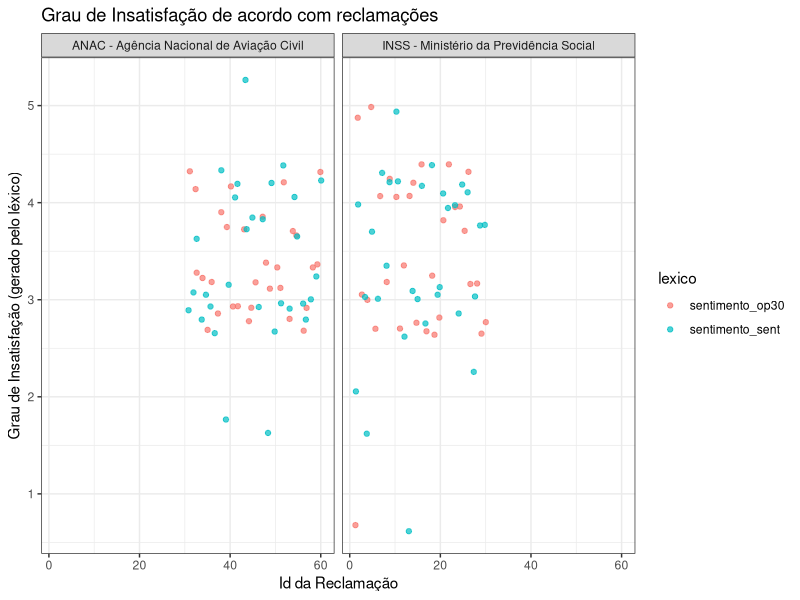
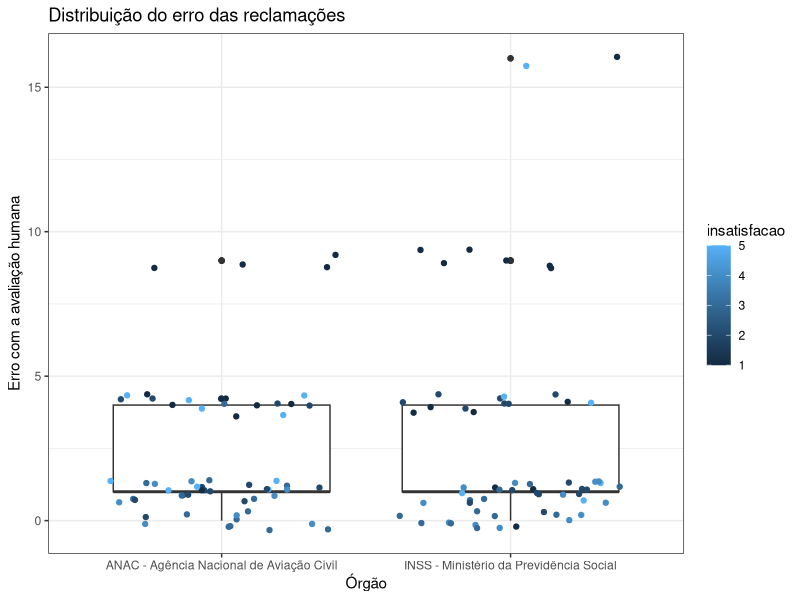
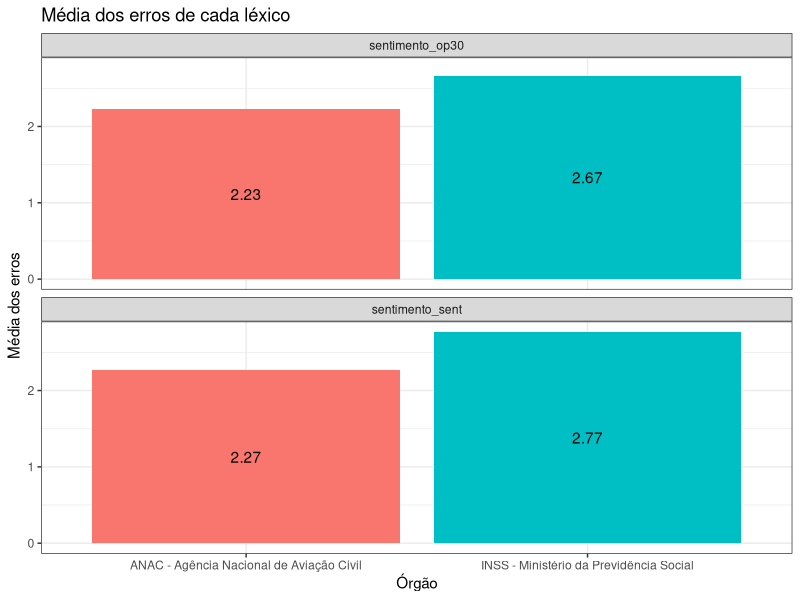
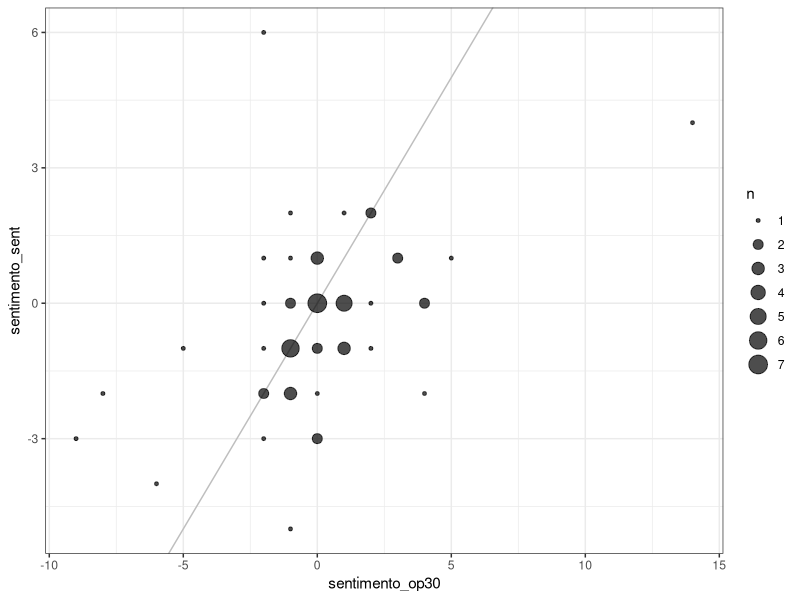
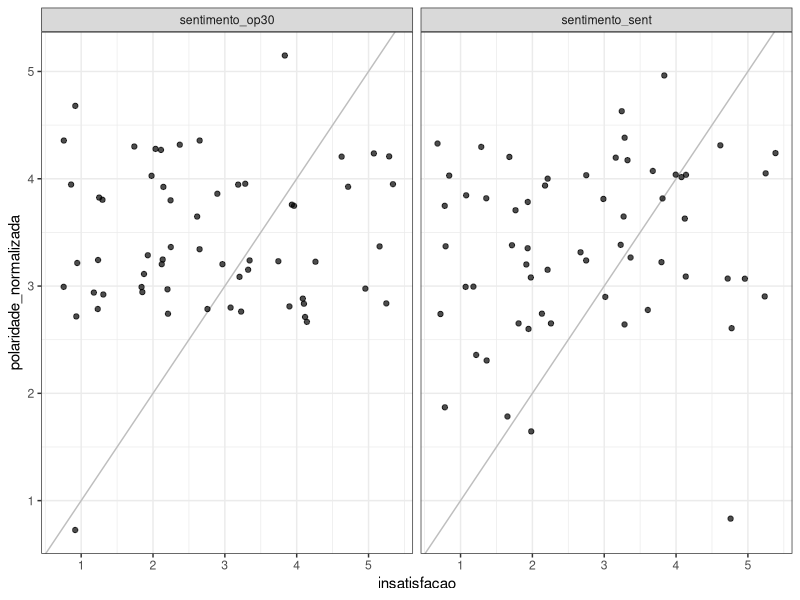
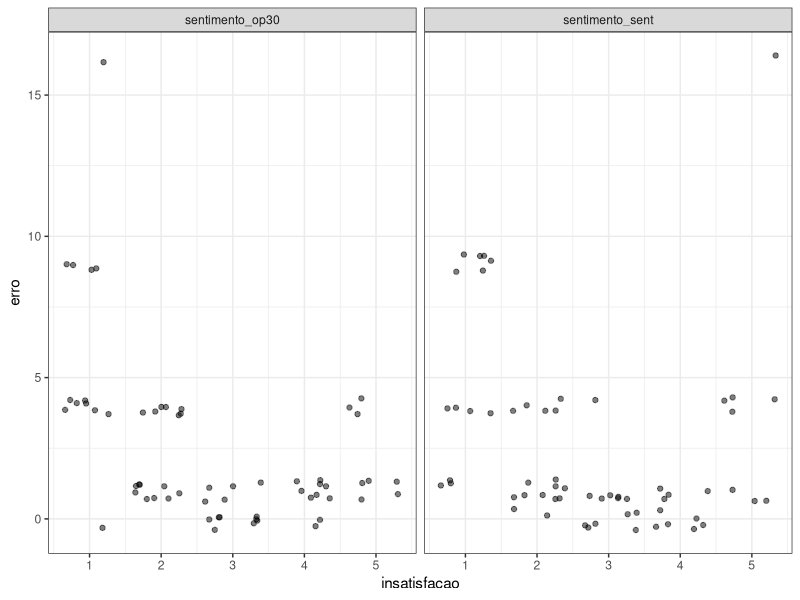
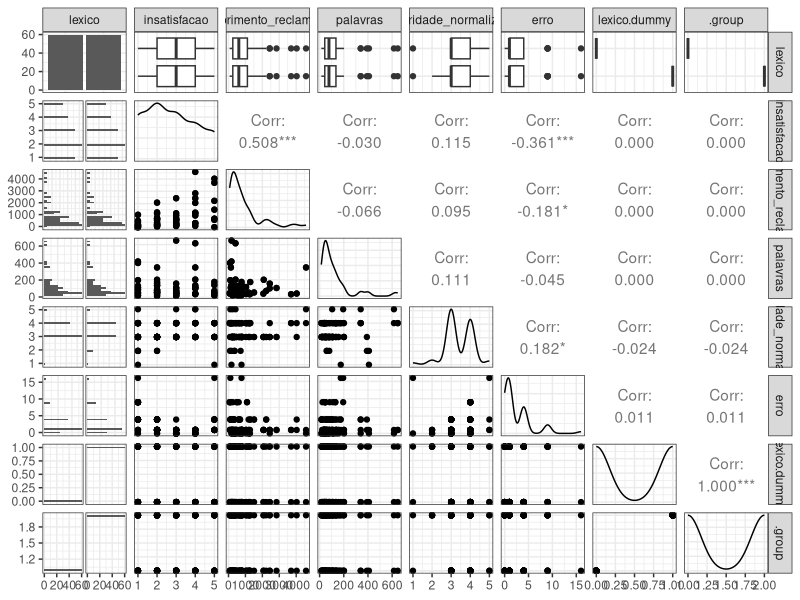
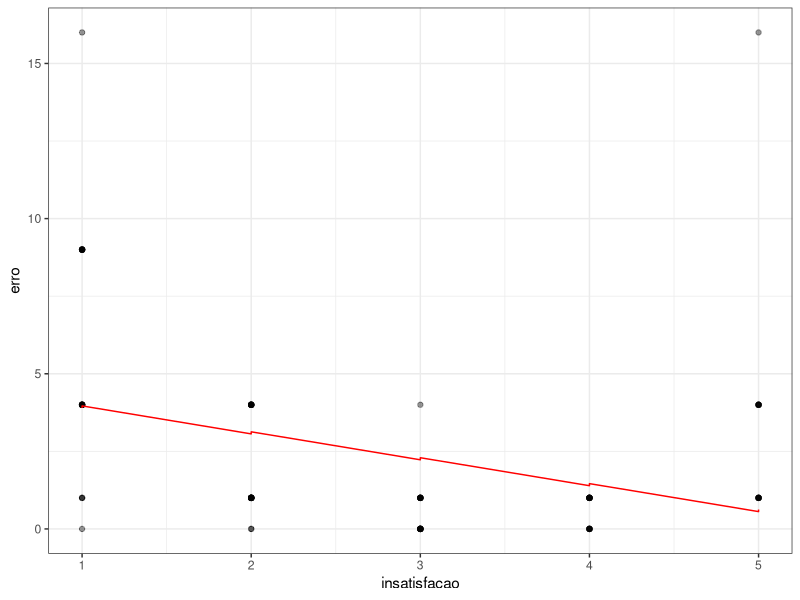

These figures' R source, in order:
## ---- chunk 1
library(tidyverse)
library(here)
library(modelr)
library(broom)
library(GGally)

theme_set(theme_bw())
## ---- chunk 2

reclamacoes = read_csv(here("data/3-avaliacao-humana/reclamacoes-avaliadas-20181113.csv"))
sentimentos = read_csv(here("data/5-sentimentos/sentimento.csv"))

reclamacoes = reclamacoes %>% 
    mutate(comprimento_reclamacao = str_length(reclamacao))
## ---- chunk 3
reclamacoes = reclamacoes %>% 
    left_join(sentimentos, 
              by = "id")

reclamacoes_l = reclamacoes %>%  
    select(-palavras_op30,
           -palavras_sent, 
           -grupo_avaliando) %>% 
    gather(key = "lexico", 
           value = "polaridade", 
           sentimento_op30, 
           sentimento_sent)

## ---- chunk 4
# Faça você mesmo. Crie a variável polaridade_normalizada
reclamacoes_l = reclamacoes_l %>% 
    group_by(lexico) %>% 
    mutate(polaridade_normalizada = round(((4 * (polaridade - max(polaridade))) / (min(polaridade) - max(polaridade))) + 1))
                                    
## ---- chunk 5
reclamacoes_l = reclamacoes_l %>% 
    mutate(erro = (insatisfacao - polaridade_normalizada)**2)
## ---- chunk 6
reclamacoes_l %>% 
    ggplot(aes(x = id, 
               y = polaridade_normalizada, 
               color = lexico)) +
    geom_jitter(alpha = 0.7) +
    xlab("Id da Reclamação") +
    ylab("Grau de Insatisfação (gerado pelo léxico)") +
    ggtitle("Grau de Insatisfação de acordo com reclamações") +
    facet_grid(~orgao)
## ---- chunk 7
reclamacoes_l %>% 
    ggplot(aes(x = orgao, 
               y = erro,
               color = insatisfacao)) +
    geom_boxplot() +
    geom_jitter() +
    labs(title = "Distribuição do erro das reclamações",
         x = "Órgão",
         y = "Erro com a avaliação humana")
## ---- chunk 8
reclamacoes_l %>% 
    group_by(lexico,
             orgao) %>% 
    summarise(media = mean(erro)) %>% 
    ungroup() %>% 
    ggplot(aes(x = orgao,
               y = media,
               fill = orgao,
               label = round(media, 2)))+
    geom_col() +
    geom_text(position = position_stack(vjust = .5)) +
    guides(fill = FALSE) +
    facet_wrap(~lexico,
               nrow = 2) +
    labs(title = "Média dos erros de cada léxico",
         x = "Órgão",
         y = "Média dos erros")

## ---- chunk 9
reclamacoes %>% 
    ggplot(aes(x = sentimento_op30, 
               y = sentimento_sent)) + 
    geom_abline(slope = 1, 
                intercept = 0, 
                color = "grey") + 
    geom_count(alpha = .7) 
## ---- chunk 10
reclamacoes_l %>% 
    ggplot(aes(x = insatisfacao, 
               y = polaridade_normalizada, 
               group = insatisfacao)) + 
    geom_abline(slope = 1, intercept = 0, color = "grey") + 
    geom_jitter(alpha = .7)  + 
    facet_wrap(~ lexico)

reclamacoes_l %>% 
    ggplot(aes(x = insatisfacao, 
               y = erro, 
               group = insatisfacao)) + 
    geom_jitter(alpha = .5)  +
    # geom_boxplot() + 
    facet_wrap(~ lexico)
## ---- chunk 11
#Cria variável dummy para preditor categórico
reclamacoes_l = reclamacoes_l %>% mutate(lexico.dummy = if_else(lexico == "sentimento_sent", 1, 0))

select_reclamacoes <- reclamacoes_l %>% 
    select(insatisfacao, 
           comprimento_reclamacao, 
           palavras, 
           polaridade_normalizada, 
           erro, 
           lexico.dummy)
## ---- chunk 12
select_reclamacoes %>% 
    ggpairs(progress = FALSE)
## ---- chunk 13
lm1 = lm(erro ~ lexico.dummy + insatisfacao, data = reclamacoes_l)
tidy(lm1, conf.int = TRUE, conf.level = 0.95)
glance(lm1)
reclamacoes_l %>% 
    add_predictions(model = lm1) %>% 
    ggplot(aes(x = insatisfacao,
               y = erro)) +
    geom_point(alpha = .4) +
    geom_line(aes(y = pred), colour = "red")
## ---- chunk 14
modelo2 = lm(erro ~ insatisfacao + comprimento_reclamacao, 
             data = select_reclamacoes)
tidy(modelo2, conf.int = TRUE, conf.level = 0.95)
glance(modelo2)

select_reclamacoes %>% 
    add_predictions(model = modelo2) %>% 
    ggplot(aes(x = comprimento_reclamacao,
               y = erro)) +
    geom_point(alpha = .4) +
    geom_line(aes(y = pred), colour = "red")

## ---- chunk 15
modelo3 = lm(erro ~ insatisfacao, 
             data = select_reclamacoes)
tidy(modelo3, conf.int = TRUE, conf.level = 0.95)
glance(modelo3)

select_reclamacoes %>% 
    add_predictions(model = modelo3) %>% 
    ggplot(aes(x = insatisfacao,
               y = erro)) +
    geom_point(alpha = .4) +
    geom_line(aes(y = pred), colour = "red")
